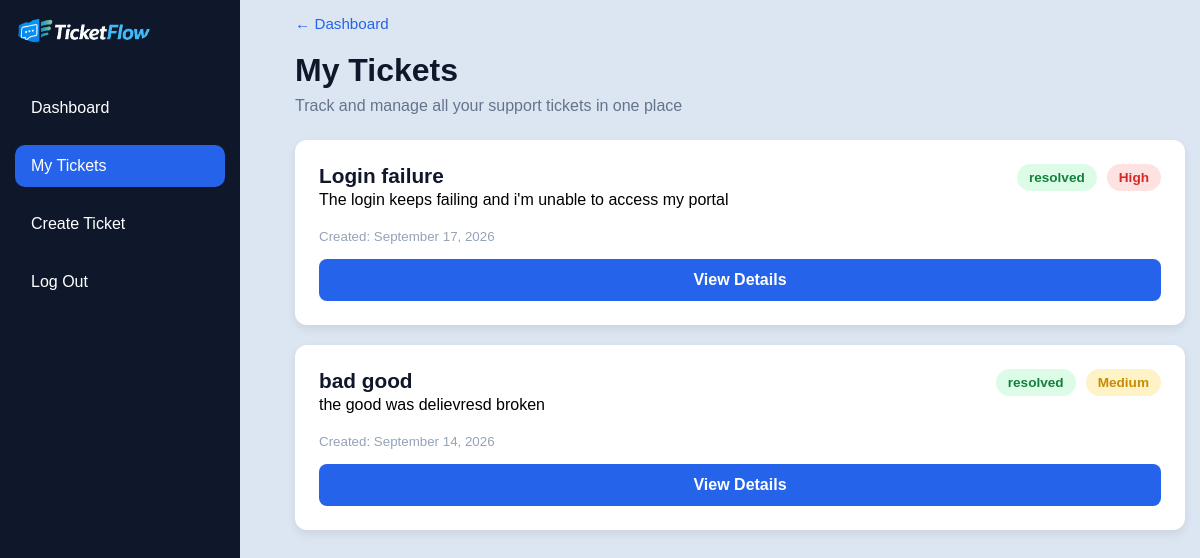
Page /myticket.php (signed in) on the committed database.
### tables this page shows
CREATE TABLE IF NOT EXISTS `tickets` (
  `id` int NOT NULL AUTO_INCREMENT,
  `ticket_code` varchar(20) DEFAULT NULL,
  `user_id` int NOT NULL,
  `assigned_to` int DEFAULT NULL,
  `subject` varchar(200) NOT NULL,
  `description` text NOT NULL,
  `image` varchar(255) DEFAULT NULL,
  `status` enum('open','in_progress','resolved') NOT NULL DEFAULT 'open',
  `priority` enum('low','medium','high') NOT NULL DEFAULT 'medium',
  `created_at` timestamp NULL DEFAULT CURRENT_TIMESTAMP,
  `updated_at` timestamp NULL DEFAULT CURRENT_TIMESTAMP ON UPDATE CURRENT_TIMESTAMP,
  PRIMARY KEY (`id`),
  UNIQUE KEY `ticket_code` (`ticket_code`),
  KEY `user_id` (`user_id`),
  KEY `assigned_to` (`assigned_to`)
);

### myticket.php (the view, shortened to what this page needs)
<?php
require 'sqlicon.php';
$user_id = $_SESSION['user_id'];
$stmt = mysqli_prepare($con, "SELECT id, subject, description, status, priority, created_at FROM tickets WHERE user_id = ? ORDER BY created_at DESC");
mysqli_stmt_bind_param($stmt, "i", $user_id);
mysqli_stmt_execute($stmt);
$result = mysqli_stmt_get_result($stmt);
?>
<!DOCTYPE html>
<html lang="en">
<head>
    <link rel="stylesheet" href="./myticket.css">
</head>
<body>
    <section class="wrapper">
        <nav class="sidenav">
            <div class="image"><img src="./logo.png" alt="logo" class="logo"></div>
            <ul>
                <li><a href="./user_dash.php">Dashboard</a></li>
                <li><a href="./myticket.php" class="active">My Tickets</a></li>
                <li><a href="./create-ticket.php">Create Ticket</a></li>
                <li><a href="./logout.php">Log Out</a></li>
            </ul>
        </nav>
        <main class="create">
            <header class="create-header">
                <a href="./user_dash.php">← Dashboard</a>
                <h2>My Tickets</h2>
                <p>Track and manage all your support tickets in one place</p>
            </header>
            <section class="ticket-list">
                <?php if (mysqli_num_rows($result) > 0): ?>
                    <?php while ($row = mysqli_fetch_assoc($result)): ?>
                        <div class="ticket-card">
                            <div class="ticket-top">
                                <h3><?php echo htmlspecialchars($row['subject']); ?></h3>
                                <div class="badges">
                                    <span class="status <?php echo strtolower($row['status']); ?>"><?php echo htmlspecialchars($row['status']); ?></span>
                                    <span class="priority <?php echo strtolower($row['priority']); ?>"><?php echo ucfirst($row['priority']); ?></span>
                                </div>
                            </div>
                            <p class="tickect-details"><?php echo htmlspecialchars($row['description']); ?></p>
                            <div class="ticket-footer">
                                <small>Created: <?php echo date('F j, Y', strtotime($row['created_at'])); ?></small>
                                <a href="./ticket_details.php?id=<?php echo $row['id']; ?>" class="view-btn">View Details</a>
                            </div>
                        </div>
                    <?php endwhile; ?>
                <?php else: ?>
                    <p>You have no tickets yet. <a href="./create-ticket.php">Create one</a>.</p>
                <?php endif; ?>
            </section>
        </main>
    </section>
</html>

### myticket.css (style rules this page uses)
* { margin: 0; padding: 0; }
html { scroll-behavior: smooth; }
body { min-height: 100vh; font-family: 'Poppins', sans-serif; background-color: #dce6f2; }
.logo { width: 135px; height: auto; border-radius:100%; object-fit: contain; margin-bottom: 20px; }
.sidenav { width: 210px; height: 100vh; position: fixed; background-color: #0F172A; padding: 15px; display: flex; flex-direction: column; color: #ffff; }
.sidenav ul { list-style: none; font-size: 16px; font-weight: 500; width: 100%; }
.sidenav ul li a { display:flex; align-items:center; gap:15px; padding:12px 16px; border-radius:10px; transition:.3s; color: #ffff; transition: all 0.3s ease; }
.sidenav li { margin: 1rem 0; }
.sidenav li .active { background:#2563EB; color:white; }
.create { margin-left:280px; padding:15px; animation: fadeIn 0.7s ease; }
.create-header a { display:inline-flex; align-items:center; gap:5px; font-size:0.95rem; font-weight:500; color: #2563EB; text-decoration: none; margin-bottom: 20px; }
.create-header h2 { font-size:2rem; color:#0F172A; }
.create-header p { color:#64748B; font-size:1rem; margin-top:8px; }
.ticket-list { display: flex; flex-direction: column; gap:20px; margin-top: 25px; max-width: 900px; }
.ticket-card { background: #ffff; padding: 24px; border-radius: 12px; box-shadow: 0 4px 10px rgba(0,0,0,0.08); transition: 0.3 ease; }
.ticket-top { display:flex; justify-content:space-between; align-items:flex-start; gap:20px; }
.ticket-top h3 { color:#0F172A; font-size:1.3rem; }
.badges { display:flex; gap:10px; flex-wrap:wrap; }
.status, .priority { padding:6px 12px; border-radius:30px; font-size:.85rem; font-weight:600; }
.resolved { background:#DCFCE7; color:#15803D; }
.high { background:#FEE2E2; color:#DC2626; }
.medium { background:#FEF3C7; color:#CA8A04; }
.ticket-footer { display:flex; justify-content:space-between; align-items:center; margin-top:20px; flex-direction:column; align-items:flex-start; gap:15px; }
.ticket-footer small { color:#94A3B8; }
.view-btn { background:#2563EB; color:#fff; border:none; padding:12px; border-radius:8px; cursor:pointer; font-weight:600; transition:.3s; text-align:center; width: 100%; box-sizing:border-box; }
a { text-decoration:none; }

### rows in the picture
tickets: subject "Login failure", status "resolved", priority "High", description "The login keeps failing and i'm unable to access my portal", created_at "September 17, 2026"
tickets: subject "bad good", status "resolved", priority "Medium", description "the good was delievresd broken", created_at "September 14, 2026"
